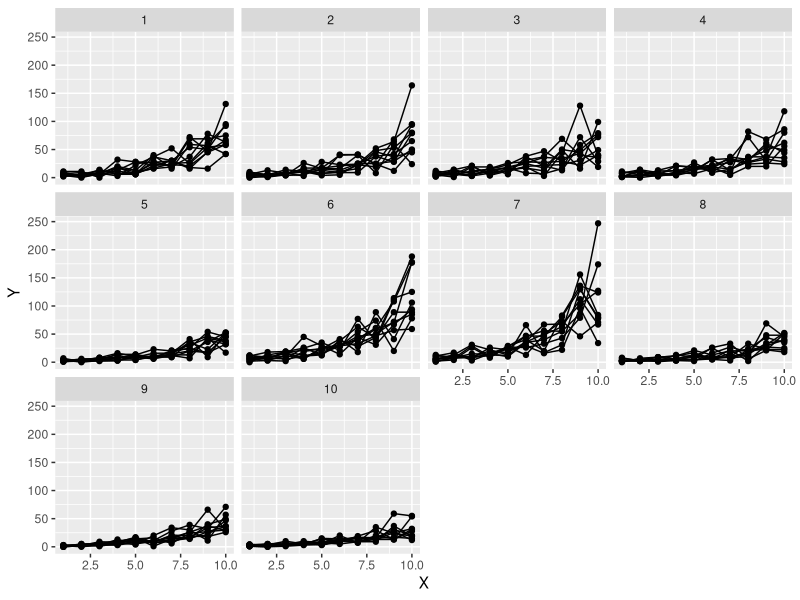

Here is the R script that generated this plot:
## ---- chunk 1
knitr::opts_chunk$set(echo = TRUE)
## ---- chunk 2
set.seed(324)
n.i <- 10
n.j <- 10
n.k <- 10
beta.0 <- 1
beta.1 <- 0.3
sigma.b <- 0.5
theta <- 5
dataset <- expand.grid(
  X = seq_len(n.i),
  b = seq_len(n.j),
  Replicate = seq_len(n.k)
)
rf.b <- rnorm(n.j, mean = 0, sd = sigma.b)
dataset$eta <- beta.0 + beta.1 * dataset$X + rf.b[dataset$b]
dataset$mu <- exp(dataset$eta)
dataset$Y <- rnbinom(nrow(dataset), mu = dataset$mu, size = theta)
dataset$OLRE <- seq_len(nrow(dataset))
## ---- chunk 3
library(ggplot2)
ggplot(dataset, aes(x = X, y = Y, group = Replicate)) +
  geom_line() +
  geom_point() +
  facet_wrap(~b)
## ---- chunk 4
library(lme4)
m1 <- glmer(Y ~ X + (1 | b) + (1 | OLRE),
  data = dataset,
  family = poisson
)
summary(m1)
